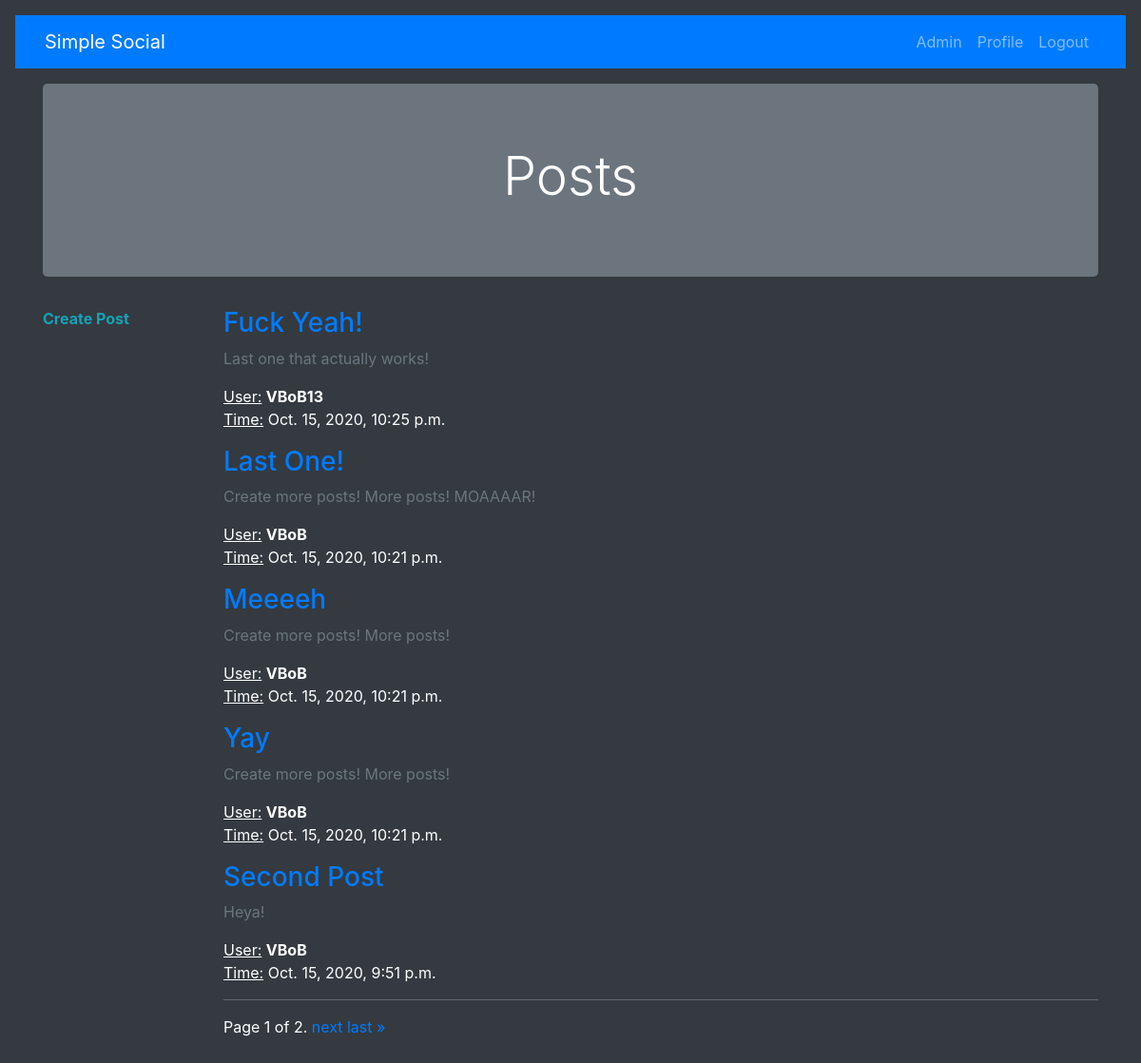
The app's page / (signed in) with its own data.
### posts/models.py (models this page shows, shortened)
class Post(models.Model):
    user = models.ForeignKey(User, on_delete=models.CASCADE)
    title = models.CharField(max_length=100, help_text="Limit: 100 characters.")
    content = models.TextField(max_length=1024, help_text="Limit: 1024 characters.")
    timestamp = models.DateTimeField(auto_now_add=True)
    edited_timestamp = models.DateTimeField(auto_now=True)
    class Meta:
        ordering = ['-timestamp',]
    def __str__(self):
        return "{}".format(self.title)

### posts/views.py (the view)
# urls.py: path('', views.IndexView.as_view(), name='index'),
class IndexView(generic.ListView):
    paginate_by = 5
    template_name = 'posts/index.html'
    context_object_name = 'posts'
    queryset = Post.objects.all().select_related("user")
    def get_context_data(self, **kwargs):
        context = super().get_context_data(**kwargs)
        context['view_title'] = "Posts"
        return context

### posts/templates/posts/index.html (shortened to what this page needs)
{% extends 'posts/base.html' %}
{% block view_title_block %}
    <div class="jumbotron bg-secondary">
        <h1 align="center" class="display-4">
            {{ view_title }}
        </h1>
    </div>
{% endblock view_title_block %}
{% block content_block %}
    <div class="row">
    {% if user.is_authenticated %}
        <div class="col-2">
            <a href="{% url 'posts:post_create' %}" class="text-info"><strong>Create Post</strong></a>
        </div>
        <div class="col-10">
    {% else %}
        <div class="col-12">
    {% endif %}
            {% for post in posts %}
                <a href="{% url 'posts:post_detail' post.pk %}"><h3 class="text-justify">
                    {{ post|title }}
                </h3></a>
                <p class="text-justify text-muted">
                    {{ post.content|truncatechars:50 }}
                </p>
                <p>
                    <u>User:</u> <strong>{% if user != post.user %}{{ post.user }}{% else %}<< You >> {% endif %}</strong><br>
                    <u>Time:</u> {{ post.timestamp }}<br>
                </p>
            {% empty %}
                <h3 class="text-muted">
                    No posts yet...
                </h3>
            {% endfor %}
            <p><hr class="bg-secondary"></p>
                <div class="pagination">
                    <span class="step-links">
                        <span class="current">
                            Page {{ page_obj.number }} of {{ page_obj.paginator.num_pages }}.
                        </span>
                        {% if page_obj.has_next %}
                            <a href="?page={{ page_obj.next_page_number }}">next</a>
                            <a href="?page={{ page_obj.paginator.num_pages }}">last &raquo;</a>
                        {% endif %}
                    </span>
                </div>
        </div>
    </div>
{% endblock content_block %}

### records on screen
Post: title "Fuck Yeah!", content "Last one that actually works!", user "VBoB13", timestamp "Oct. 15, 2020, 10:25 p.m."
Post: title "Last One!", content "Create more posts! More posts! MOAAAAR!", user "VBoB", timestamp "Oct. 15, 2020, 10:21 p.m."
Post: title "Meeeeh", content "Create more posts! More posts!", user "VBoB", timestamp "Oct. 15, 2020, 10:21 p.m."
Post: title "Yay", content "Create more posts! More posts!", user "VBoB", timestamp "Oct. 15, 2020, 10:21 p.m."
Post: title "Second Post", content "Heya!", user "VBoB", timestamp "Oct. 15, 2020, 9:51 p.m."

### other values on screen
{{ view_title }} "Posts"
{{ page_obj.number }} "1"
{{ page_obj.paginator.num_pages }} "2"
